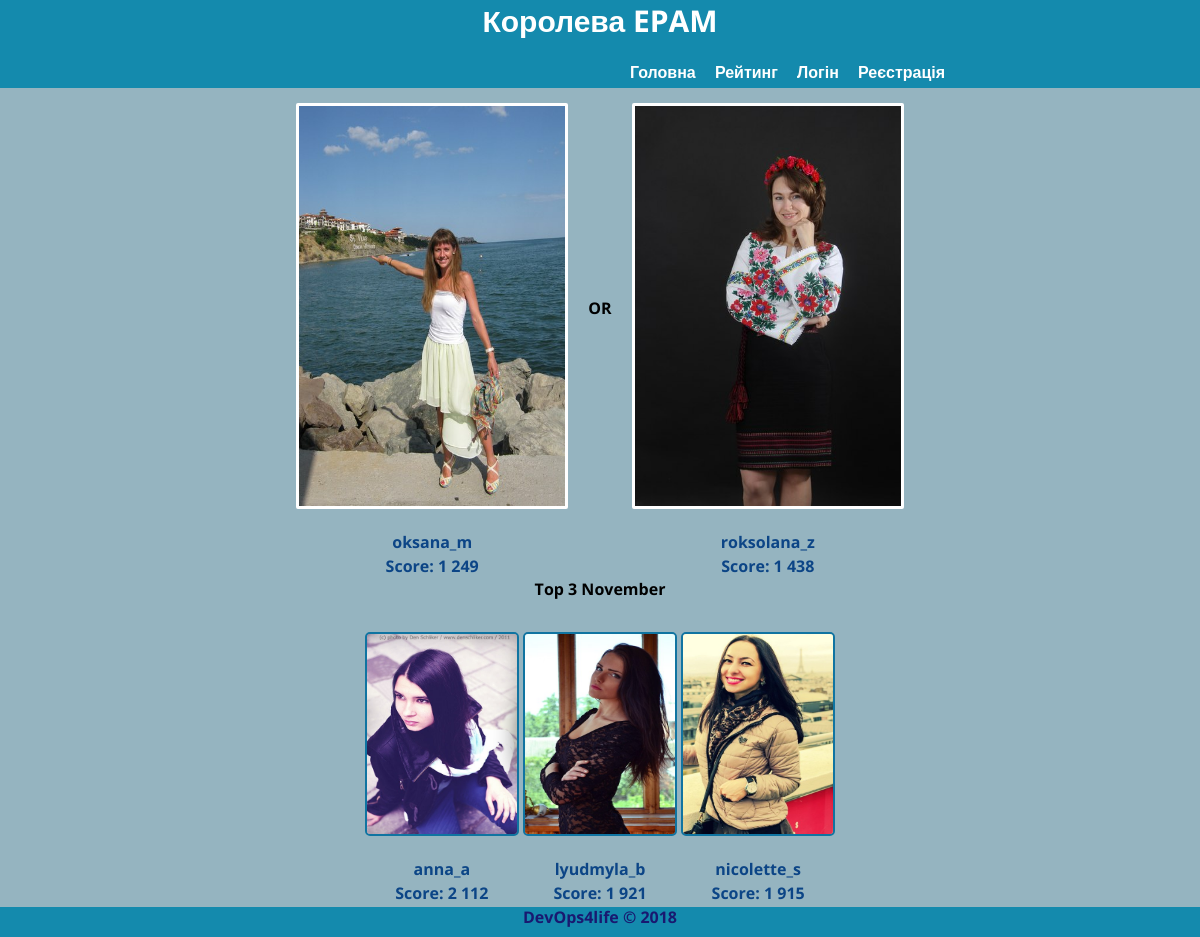
The page / on the database its author committed.
### tables this page shows
CREATE TABLE `photos` (
  `id` int(11) NOT NULL AUTO_INCREMENT,
  `token` varchar(255) NOT NULL,
  `name` varchar(255) NOT NULL,
  `path` varchar(255) NOT NULL,
  `score` int(11) NOT NULL,
  PRIMARY KEY (`id`)
);

### ajax/ajax.dual.php (the view, shortened to what this page needs)
<?php
$qGet = $mysqli->query('
        SELECT token, name, path, score
        FROM photos
        ORDER BY RAND()
        LIMIT 8');
while ($dGet = $qGet->fetch_object())
    $rows[] = $dGet;
$qGet2 = $mysqli->query('
        SELECT *
        FROM photos
        WHERE score>=1500
        ORDER BY score DESC
        ');
while ($dGet = $qGet2->fetch_object())
    $rowsmax[] = $dGet;
?>
<div class="faces">
    <img src="<?php echo htmlspecialchars($rows[0]->path); ?>" class="photos" alt="<?php echo htmlspecialchars($rows[0]->name); ?>" data-token="<?php echo $rows[0]->token; ?>" data-score="<?php echo $rows[0]->score; ?>"   />
    <ul>
        <li><?php echo htmlspecialchars($rows[0]->name); ?></li>
        <li>Score: <?php echo number_format($rows[0]->score, 0, ',', ' '); ?></li>
    </ul>
</div>
<p id="middle">OR</p>
<div class="faces">
    <img src="<?php echo htmlspecialchars($rows[1]->path); ?>" class="photos" alt="<?php echo htmlspecialchars($rows[1]->path); ?>" data-token="<?php echo $rows[1]->token; ?>" data-score="<?php echo $rows[1]->score; ?>"  />
    <ul>
        <li><?php echo htmlspecialchars($rows[1]->name); ?></li>
        <li>Score: <?php echo number_format($rows[1]->score, 0, ',', ' '); ?></li>
    </ul>
</div>
<p style="left:200px;font-weight:bold;">Top 3 November</p>
<div class="topfaces">
    <img src="<?php echo htmlspecialchars($rowsmax[0]->path); ?>" class="topphotos" alt="<?php echo htmlspecialchars($rowsmax[0]->name); ?>" data-token="<?php echo $rowsmax[0]->token; ?>" data-score="<?php echo $rowsmax[0]->score; ?>" width="150" height="200" />
    <ul>
        <li><?php echo htmlspecialchars($rowsmax[0]->name); ?></li>
        <li>Score: <?php echo number_format($rowsmax[0]->score, 0, ',', ' '); ?></li>
    </ul>
</div>
<div class="topfaces">
    <img src="<?php echo htmlspecialchars($rowsmax[1]->path); ?>" class="topphotos" alt="<?php echo htmlspecialchars($rowsmax[1]->path); ?>" data-token="<?php echo $rowsmax[1]->token; ?>" data-score="<?php echo $rowsmax[1]->score; ?>" width="150" height="200" />
    <ul>
        <li><?php echo htmlspecialchars($rowsmax[1]->name); ?></li>
        <li>Score: <?php echo number_format($rowsmax[1]->score, 0, ',', ' '); ?></li>
    </ul>
</div>
<div class="topfaces">
    <img src="<?php echo htmlspecialchars($rowsmax[2]->path); ?>" class="topphotos" alt="<?php echo htmlspecialchars($rowsmax[2]->name); ?>" data-token="<?php echo $rowsmax[2]->token; ?>" data-score="<?php echo $rowsmax[2]->score; ?>" width="150" height="200" />
    <ul>
        <li><?php echo htmlspecialchars($rowsmax[2]->name); ?></li>
        <li>Score: <?php echo number_format($rowsmax[2]->score, 0, ',', ' '); ?></li>
    </ul>
</div>

### index.php (shortened to what this page needs)
<?php
require_once('init.php');
?>
<!DOCTYPE html>
<html lang="en">
    <head>
        <link rel="stylesheet" type="text/css" href="css/style.css" />
    </head>
    <body id="element">
        <header>
            <h1><center>&#1050;&#1086;&#1088;&#1086;&#1083;&#1077;&#1074;&#1072; EPAM</center></h1>
            <a href="index.php">&#1043;&#1086;&#1083;&#1086;&#1074;&#1085;&#1072;</a>
            <a href="all_members.php">&#1056;&#1077;&#1081;&#1090;&#1080;&#1085;&#1075;</a>
            <a href="login.php">&#1051;&#1086;&#1075;&#1110;&#1085;</a>
            <a href="register.php">&#1056;&#1077;&#1108;&#1089;&#1090;&#1088;&#1072;&#1094;&#1110;&#1103;</a>
        </header>
        <div id="dual">
            <?php require_once('ajax/ajax.dual.php'); ?>
        </div>
        <footer><a href="#">DevOps4life &copy 2018</a></footer>
    </body>
</html>

### css/style.css (style rules this page uses)
html, body, div, span, applet, object, iframes, h1, h2, h3, h4, h5, h6, p, blockquote, pre, a, abbr, acronym, address, big, cite, code, del, dfn, em, img, ins, kbd, q, s, samp, small, strike, sub, sup, tt, var, u, i, center, dl, dt, dd, ol, ul, li, fieldset, form, label, legend, table, caption, tbody, tfoot, thead, tr, th, td, article, aside, canvas, details, embed, figure, figcaption, footer, header, hgroup, menu, nav, output, ruby, section, summary, time, mark, audio, video { margin: 0; padding: 0; border: 0; font-size: 100%; font: inherit; vertical-align: baseline; }
article, aside, details, figcaption, figure, footer, header, hgroup, menu, nav, section { display: block; }
body { font-family: 'Open Sans', sans-serif; width:100%; height:100%; }
a { text-decoration:none; }
#element { background: rgb(149, 180, 192); }
header { position:relative; width:100%; top:0px; text-align: center; height: 5.5em; background: rgb(20, 138, 173); color: #fff; }
header h1 { text-align:center; position:relative; font-size: 30px; font-weight: bold; }
header a { position:relative; text-decoration:none; left:15%; top:20px; margin-left:15px; font-weight:bold; color:white; }
footer { position:fixed; bottom:0; width:100%; font-weight:bold; text-align:center; line-height:20px; height:30px; background: rgb(20, 138, 173); }
footer a { color:#191970; text-decoration: none; }
#dual { text-align: center; }
#dual .faces { display: inline-block; margin: 32 px auto; color: rgb(12, 69, 134); font-weight: bold; }
#dual img.photos { position:relative; width: 266px; height: 400px; border: 3px solid white; border-radius: 2px; cursor: pointer; -webkit-transition-duration: .3s; -moz-transition-duration: .3s; -ms-transition-duration: .3s; -o-transition-duration: .3s; transition-duration: .3s; }
#dual .topfaces { display: inline-block; margin: 32px auto; color: rgb(12, 69, 134); font-weight: bold; }
#dual img.topphotos { width: 150px; height: 200px; border: 2px solid rgb(16, 116, 161); border-radius: 5px; cursor: pointer; -webkit-transition-duration: .3s; -moz-transition-duration: .3s; -ms-transition-duration: .3s; -o-transition-duration: .3s; transition-duration: .3s; }
#dual ul { list-style: none; margin-top: 16px; }
#dual li { line-height: 24px; }
#dual p#middle { font-weight: bold; vertical-align: 258px; display: inline-block; margin: 0 16px; }

### rows shown on the page
photos: path+name (picture), name "oksana_m", score "1 249"
photos: path (picture), name "roksolana_z", score "1 438"
photos: path+name (picture), name "anna_a", score "2 112"
photos: path (picture), name "lyudmyla_b", score "1 921"
photos: path+name (picture), name "nicolette_s", score "1 915"
